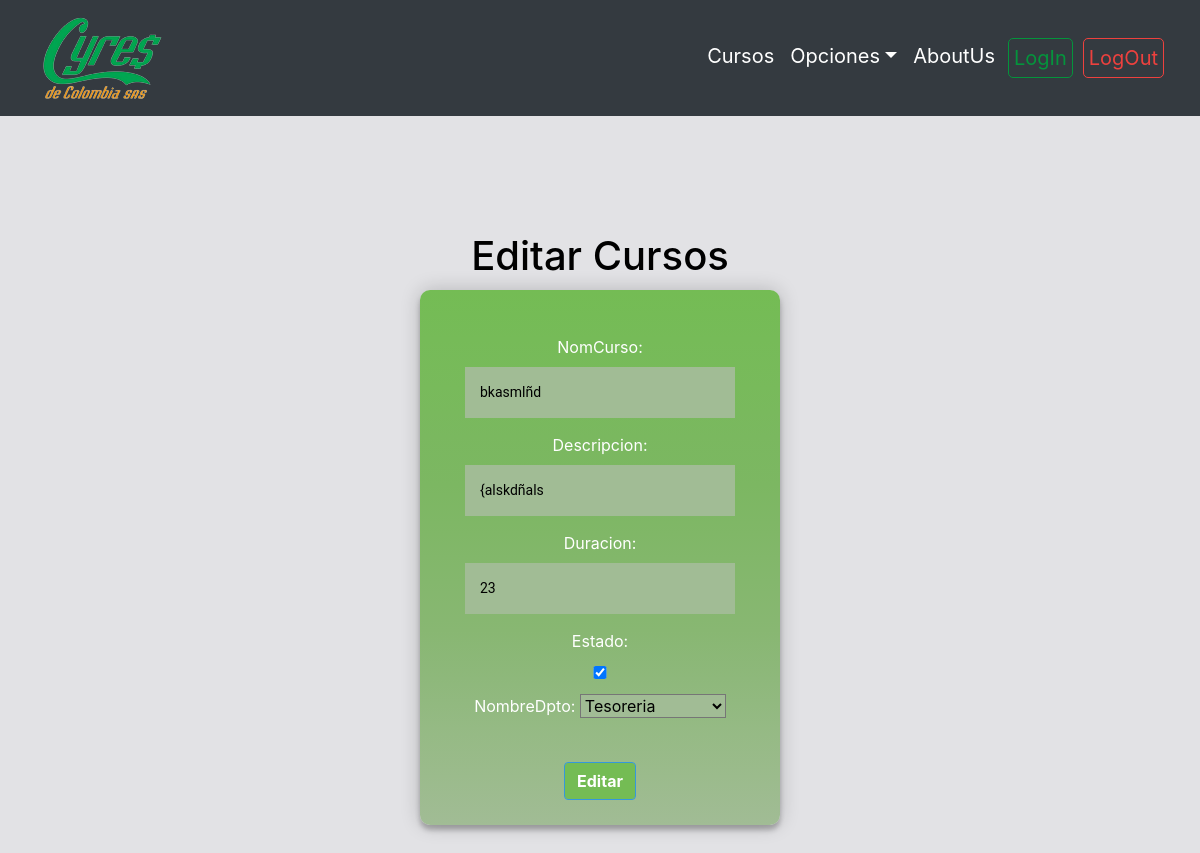
/editar/14/, run on an earlier commit of the app's database.
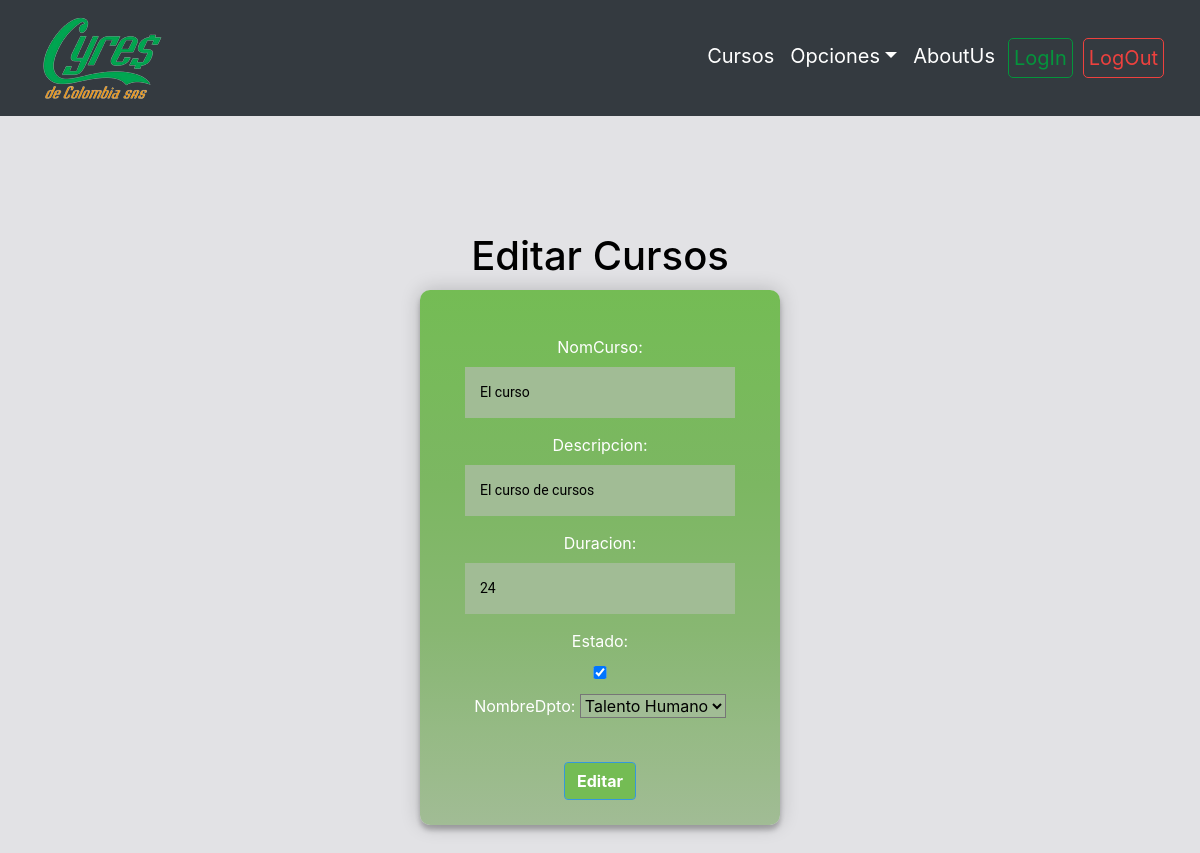
And on a later commit of the database.
### contenido/models.py (models this page shows, shortened)
class gestionCursos(models.Model):
    nomCurso=models.CharField(max_length=100)
    descripcion=models.CharField(max_length=1000)
    duracion=models.CharField(max_length=3)
    estado=models.BooleanField(default=False)
    nombreDpto=models.ForeignKey(Dpto, on_delete=models.CASCADE, null=False)

class Dpto(models.Model):
    nombreDpto=models.CharField(max_length=100)
    def __str__(self):
        return self.nombreDpto

### contenido/views.py (the view)
# urls.py: path('editar/<int:curso_id>/', views.editar,name="editar"),
def editar(request,curso_id):
    Curso=gestionCursos.objects.get(id=curso_id)
    if request.method=="POST":
        form=agregarCurso(request.POST, instance=Curso)
        if form.is_valid():
            form.save()
            messages.success(request, "Editado con exito")
        return redirect("home")
    else:
        form=agregarCurso(instance=Curso)
    context={"form":form}
    return render(request,"editar.html",context)

### contenido/forms.py
class agregarCurso(forms.ModelForm):
    class Meta:
        model= gestionCursos
        fields=('nomCurso','descripcion','duracion','estado','nombreDpto')

### contenido/Templates/editar.html (shortened to what this page needs)
{% extends 'layout.html' %}
{% load static %}
{% block content %}
<link rel="stylesheet" type="text/css"  href=" {% static 'css/agregar.css' %}">
<div class="login-page">
    <h1>Editar Cursos</h1>
        <div class="form">
            <form method="post">
                <div class="form-group">
                    {{ form }}
                </div>
                <button type="submit" class="btn third">Editar</button>
            </form>
        </div>
    </div>
{% endblock %}

What changed in the data, as far as the page shows it:
changed gestionCursos: nomCurso "bkasmlñd" → "El curso"; descripcion "{alskdñals" → "El curso de cursos"; duracion "23" → "24"
computed for Dpto: nombreDpto "Tesoreria" → "Talento Humano"
